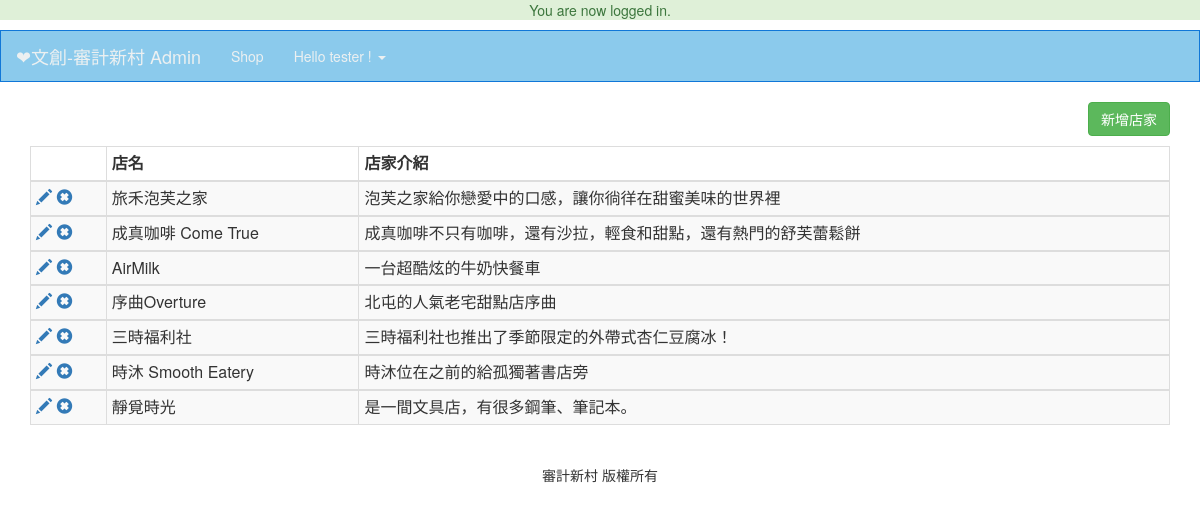
/I_culture_website/admin/shop.php (signed in), run on the app's committed database.
### tables this page shows
CREATE TABLE `shop` (
  `Shop_ID` int(11) NOT NULL,
  `Kind` varchar(20) NOT NULL,
  `Name` varchar(20) NOT NULL,
  `Introduce` varchar(50) NOT NULL,
  `Image` varchar(20) NOT NULL,
  `URL` varchar(90) NOT NULL,
  `Tel` varchar(15) NOT NULL,
  `Addr` varchar(100) NOT NULL,
  `Deleted` tinyint(4) NOT NULL DEFAULT 0 COMMENT '0(未被排除) 1(已排除)'
);

### I_culture_website/admin/shop.php (the view, shortened to what this page needs)
<?php
	require_once $_SERVER['DOCUMENT_ROOT']."/I_culture_website/core/init.php";
	include BASEURL."/admin/include/head.php";
	include BASEURL."/admin/include/navigation.php";
	if(isset($_GET['edit'])||isset($_GET['add'])){
		if(isset($_GET['edit'])){
			$edit_id = $_GET['edit'];
			$shopQ = $db->query("SELECT * FROM shop WHERE Shop_ID = '{$edit_id}'");
			$preshop_info = mysqli_fetch_assoc($shopQ);
		}
	}else{
		$shopQ = $db->query("SELECT * FROM shop WHERE Deleted = 0");
	}
 ?>
 <?php if(isset($_GET['edit'])||isset($_GET['add'])):
 ?>
	<form action="shop.php?<?php echo (isset($_GET['edit']))?'edit='.$edit_id:'add=1'; ?>" method="post" enctype="multipart/form-data">
		<div class="container">
			<h1 class="text-center"><?php echo (isset($_GET['edit']))?'修改店家':'新增店家'; ?></h1>
			<div class="row">
				<div class="col-md-4">
					<label for="name">店名</label>
					<input class="form-control" type="text" name="name" id="name" value="<?php echo (isset($_GET['edit']))?$preshop_info['Name']:''; ?>">
				</div>
				<div class="col-md-4">
					<label for="intro">店家介紹</label>
					<input class="form-control" type="text" name="intro" id="intro" value="<?php echo (isset($_GET['edit']))?$preshop_info['Introduce']:''; ?>">
				</div>
				<div class="col-md-4">
					<label for="tel">電話</label>
					<input class="form-control" type="text" name="tel" id="tel" value="<?php echo (isset($_GET['edit']))?$preshop_info['Tel']:''; ?>">
				</div>
			</div>
			<div class="row">
				<div class="col-md-4">
					<label for="addr">地址</label>
					<input class="form-control" type="text" name="addr" id="addr" value="<?php echo (isset($_GET['edit']))?$preshop_info['Addr']:''; ?>">
				</div>
				<div class="col-md-4">
					<label for="shop_type">店家種類</label>
					<select class="form-control" name="shop_type" id="shop_type">
						<option value="f" <?php echo (isset($_GET['shop_type'])&&$preshop_info['Kind']=='f')?' selected':''; ?>>美食類</option>
						<option value="c" <?php echo (isset($_GET['shop_type'])&&$preshop_info['Kind']=='c')?' selected':''; ?>>文創類</option>
					</select>
				</div>
				<?php if(!isset($preshop_info)): ?>
					<div class="col-md-4">
						<label for="photo">店家圖片 (僅接受png,jpg,jpeg,gif 8MB以下的圖片)</label>
						<input type="file" name="photo" id="photo" class="form-control" accept=".png,.jpg,.jpeg,.gif" >
					</div>
				<?php else: ?>
					<div class="col-md-4 mt10">
						<div class="text-center" style="width: 100%;">
							<img src="<?php echo $preshop_info['URL']; ?>" alt="" class="img-responsive">
							<a href="shop.php?delete_img=<?php echo $edit_id ?>&delete_img_URL=<?php echo $preshop_info['URL']; ?>"  class="btn btn-danger mt10">刪除圖片</a>
						</div>
					</div>
				<?php endif; ?>
			</div>
			<div class="row mt10">
				<a href="shop.php" class="btn btn-warning">取消</a>
				<input class="btn btn-primary" type="submit" value="新增/修改">
			</div>
		</div>
	</form>
 <?php else: ?>
	<div class="container">
		<a href="shop.php?add=1" class="btn btn-success pull-right">新增店家</a>
		<div class="clearfix"></div>
	 	<table class="table table-bordered table-condensed table-striped mt10">
	 		<thead>
	 			<th></th>
	 			<th>店名</th>
	 			<th>店家介紹</th>
	 		</thead>
	 		<?php while($shop = mysqli_fetch_assoc($shopQ)): ?>
		 		<tbody>
		 			<tr>
		 				<td>
		 					<a href="shop.php?edit=<?php echo $shop['Shop_ID'] ?>"><span class="glyphicon glyphicon-pencil"></span></a>
		 					<a href="shop.php?delete=<?php echo $shop['Shop_ID'] ?>" onclick="return confirm('確定要刪除嗎?')"><span class="glyphicon glyphicon-remove-sign"></span></a>
		 				</td>
		 				<td><?php echo $shop['Name'] ?></td>
		 				<td><?php echo $shop['Introduce'] ?></td>
		 			</tr>
		 		</tbody>
	 		<?php endwhile; ?>
	 	</table>
	</div>
 <?php endif; ?>
 <?php
 	include BASEURL."/admin/include/footer.php";
  ?>

### I_culture_website/admin/include/navigation.php (shortened to what this page needs)
<nav class="navbar navbar-default wow">
  <div class="container-fluid">
    <div class="navbar-header">
      <a class="navbar-brand" href="index.php">❤文創-審計新村 Admin</a>
    </div>
    <div class="collapse navbar-collapse" id="bs-example-navbar-collapse-1">
      <ul class="nav navbar-nav navbar-left">
        <li><a href="shop.php">Shop</a></li>
        <li class="dropdown'">
          <a href="#" class="dropdown-toggle" data-toggle="dropdown">Hello <?= $user_data['username'] ?> ! <span class="caret"></span></a>
        </li>
      </ul>
    </div>
  </div>
</nav>

### I_culture_website/css/main.css (style rules this page uses)
body { background-repeat: no-repeat; background-attachment: fixed; background-position: center center; -webkit-background-size: cover; background-size: cover; }
.wow { border-radius: 0; }
.mt10 { margin-top: 10px; }
.navbar-default { background-color: #8bcaec; border-color: #1077d8; }
.navbar-default .navbar-brand { color: #ecf0f1; }
.navbar-default .navbar-nav > li > a { color: #ecf0f1; }
.navbar-default .navbar-collapse, .navbar-default .navbar-form { border-color: #ecf0f1; }

### data on the page
shop: Name "旅禾泡芙之家", Introduce "泡芙之家給你戀愛中的口感，讓你徜徉在甜蜜美味的世界裡"
shop: Name "成真咖啡 Come True", Introduce "成真咖啡不只有咖啡，還有沙拉，輕食和甜點，還有熱門的舒芙蕾鬆餅"
shop: Name "AirMilk", Introduce "一台超酷炫的牛奶快餐車"
shop: Name "序曲Overture", Introduce "北屯的人氣老宅甜點店序曲"
shop: Name "三時福利社", Introduce "三時福利社也推出了季節限定的外帶式杏仁豆腐冰！"
shop: Name "時沐 Smooth Eatery", Introduce "時沐位在之前的給孤獨著書店旁"
shop: Name "靜覓時光", Introduce "是一間文具店，有很多鋼筆、筆記本。"

### other printed values
$_SESSION['success_flash'] "You are now logged in."
$user_data['username'] "tester"
